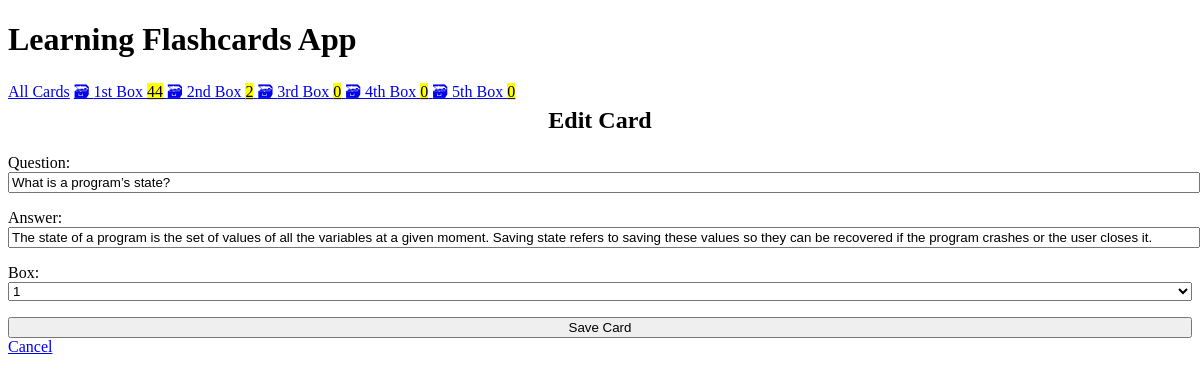
/edit/45, run on the app's committed database.
### cards/models.py (models this page shows, shortened)
class Card(models.Model):
    question = models.CharField(max_length=100)
    answer = models.CharField(max_length=450)
    box = models.IntegerField(
        choices=zip(BOXES, BOXES),
        default=BOXES[0],
    )
    date_created = models.DateTimeField(auto_now_add=True)

### cards/views.py (the view)
# urls.py: path("edit/<int:pk>", views.CardUpdateView.as_view(), name="card-update"),
class CardUpdateView(CardCreateView, UpdateView):
    success_url = reverse_lazy("card-list")

### cards/templatetags/cards_tags.py (called while the page is built)
@register.inclusion_tag("cards/box_links.html")
def boxes_as_links():
    boxes = []
    for box_num in BOXES:
        card_count = Card.objects.filter(box=box_num).count()
        boxes.append({"number": box_num, "card_count" : card_count})
    return {"boxes" : boxes}

### cards/templates/cards/card_form.html (shortened to what this page needs)
{% extends "cards/base.html" %}
{% block content %}
    {% if card %}
        <h2>Edit Card</h2>
    {% else %}
        <h2>Create New Card</h2>
    {% endif %}
    <form method="post">
        {{ form.as_p }}
        <input type="submit" value="Save Card">
    </form>
    <a href="{% url 'card-list' %}">
        Cancel
    </a>
{% endblock %}

### cards/templates/cards/base.html (style rules this page uses)
:root { --accent: #6e48ad; --accent-bg: white; --bg: #fff; --text: #212121; --text-light: #585858; --border: #d8dae1; --code: #d81b60; --preformatted: #444; }
h2 { text-align: center; }
h2, h4 { margin-top: 0; }
input, select, textarea { width: 100%; }

### data on the page
Card: question "What is a program’s state?", answer "The state of a program is the set of values of all the variables at a given moment. Saving state refers to saving these values so they can be recovered if the program crashes or the user closes it.", box "1"

### other printed values
{{ box.number | ordinal }} "1st" "2nd" "3rd" "4th" "5th"
{{ box.card_count }} "44" "2" "0" "0" "0"
